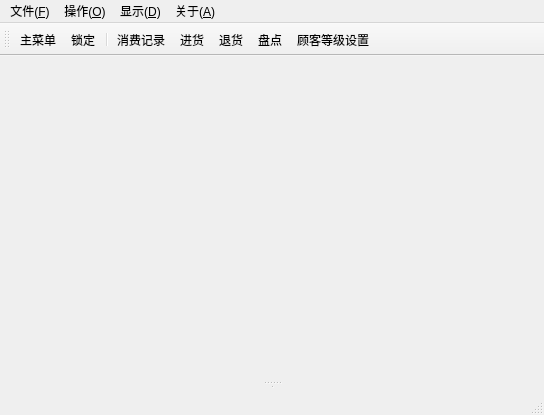
<?xml version="1.0" encoding="UTF-8"?>
<ui version="4.0">
 <class>StockWindowClass</class>
 <widget class="QMainWindow" name="StockWindowClass">
  <property name="windowModality">
   <enum>Qt::WindowModal</enum>
  </property>
  <property name="geometry">
   <rect>
    <x>0</x>
    <y>0</y>
    <width>544</width>
    <height>415</height>
   </rect>
  </property>
  <property name="windowTitle">
   <string>库存管理</string>
  </property>
  <property name="windowIcon">
   <iconset resource="../Cosmetic/Cosmetic.qrc">
    <normaloff>:/stock/stock</normaloff>:/stock/stock</iconset>
  </property>
  <property name="toolButtonStyle">
   <enum>Qt::ToolButtonIconOnly</enum>
  </property>
  <property name="unifiedTitleAndToolBarOnMac">
   <bool>false</bool>
  </property>
  <widget class="QWidget" name="centralwidget">
   <layout class="QVBoxLayout" name="verticalLayout">
    <property name="spacing">
     <number>2</number>
    </property>
    <property name="leftMargin">
     <number>5</number>
    </property>
    <property name="topMargin">
     <number>4</number>
    </property>
    <property name="rightMargin">
     <number>5</number>
    </property>
    <property name="bottomMargin">
     <number>4</number>
    </property>
    <item>
     <widget class="QSplitter" name="splitter_2">
      <property name="orientation">
       <enum>Qt::Vertical</enum>
      </property>
      <widget class="CommodityView" name="commodityList" native="true"/>
      <widget class="QSplitter" name="splitter">
       <property name="orientation">
        <enum>Qt::Horizontal</enum>
       </property>
       <widget class="StockingView" name="StockingList" native="true"/>
       <widget class="InventoryView" name="inventoryList" native="true"/>
      </widget>
     </widget>
    </item>
   </layout>
  </widget>
  <widget class="QMenuBar" name="menubar">
   <property name="geometry">
    <rect>
     <x>0</x>
     <y>0</y>
     <width>544</width>
     <height>27</height>
    </rect>
   </property>
   <widget class="QMenu" name="menuFile">
    <property name="title">
     <string>文件(&amp;F)</string>
    </property>
    <addaction name="actionMenu"/>
    <addaction name="actionLock"/>
    <addaction name="actionLogOff"/>
    <addaction name="actionExit"/>
   </widget>
   <widget class="QMenu" name="menuSetting">
    <property name="title">
     <string>操作(&amp;O)</string>
    </property>
    <addaction name="actionQuery"/>
    <addaction name="actionAdd"/>
    <addaction name="actionInventory"/>
    <addaction name="actionRemove"/>
    <addaction name="actionLevelSetting"/>
   </widget>
   <widget class="QMenu" name="menuDisplay">
    <property name="title">
     <string>显示(&amp;D)</string>
    </property>
    <addaction name="actionToolBar"/>
    <addaction name="actionSmallIcon"/>
    <addaction name="actionTextLabel"/>
   </widget>
   <widget class="QMenu" name="menuAbout">
    <property name="title">
     <string>关于(&amp;A)</string>
    </property>
    <addaction name="actionAboutCosmetic"/>
   </widget>
   <addaction name="menuFile"/>
   <addaction name="menuSetting"/>
   <addaction name="menuDisplay"/>
   <addaction name="menuAbout"/>
  </widget>
  <widget class="QStatusBar" name="statusbar"/>
  <widget class="QToolBar" name="toolBar">
   <property name="windowTitle">
    <string>toolBar</string>
   </property>
   <property name="iconSize">
    <size>
     <width>48</width>
     <height>48</height>
    </size>
   </property>
   <attribute name="toolBarArea">
    <enum>TopToolBarArea</enum>
   </attribute>
   <attribute name="toolBarBreak">
    <bool>false</bool>
   </attribute>
   <addaction name="actionMenu"/>
   <addaction name="actionLock"/>
   <addaction name="separator"/>
   <addaction name="actionQuery"/>
   <addaction name="actionAdd"/>
   <addaction name="actionRemove"/>
   <addaction name="actionInventory"/>
   <addaction name="actionLevelSetting"/>
  </widget>
  <action name="actionMenu">
   <property name="icon">
    <iconset resource="../Cosmetic/Cosmetic.qrc">
     <normaloff>:/common/Resources/mainmenu.png</normaloff>:/common/Resources/mainmenu.png</iconset>
   </property>
   <property name="text">
    <string>主菜单</string>
   </property>
   <property name="toolTip">
    <string>打开主菜单</string>
   </property>
   <property name="statusTip">
    <string>打开主菜单</string>
   </property>
  </action>
  <action name="actionLogOff">
   <property name="icon">
    <iconset resource="../Cosmetic/Cosmetic.qrc">
     <normaloff>:/common/logoff</normaloff>:/common/logoff</iconset>
   </property>
   <property name="text">
    <string>注销</string>
   </property>
   <property name="toolTip">
    <string>注销当前登录用户</string>
   </property>
  </action>
  <action name="actionExit">
   <property name="icon">
    <iconset resource="../Cosmetic/Cosmetic.qrc">
     <normaloff>:/common/quit</normaloff>:/common/quit</iconset>
   </property>
   <property name="text">
    <string>退出</string>
   </property>
   <property name="toolTip">
    <string>退出科思美系统</string>
   </property>
   <property name="statusTip">
    <string>退出科思美系统</string>
   </property>
  </action>
  <action name="actionLock">
   <property name="icon">
    <iconset resource="../Cosmetic/Cosmetic.qrc">
     <normaloff>:/common/lock</normaloff>:/common/lock</iconset>
   </property>
   <property name="text">
    <string>锁定</string>
   </property>
   <property name="toolTip">
    <string>使用当前登录用户锁定系统</string>
   </property>
   <property name="statusTip">
    <string>使用当前登录用户锁定系统</string>
   </property>
  </action>
  <action name="actionAdd">
   <property name="icon">
    <iconset resource="../Cosmetic/Cosmetic.qrc">
     <normaloff>:/common/Resources/add_color.png</normaloff>:/common/Resources/add_color.png</iconset>
   </property>
   <property name="text">
    <string>进货</string>
   </property>
   <property name="toolTip">
    <string>购进选定商品</string>
   </property>
   <property name="statusTip">
    <string>购进选定商品</string>
   </property>
  </action>
  <action name="actionInventory">
   <property name="icon">
    <iconset resource="../Cosmetic/Cosmetic.qrc">
     <normaloff>:/common/Resources/edit.png</normaloff>:/common/Resources/edit.png</iconset>
   </property>
   <property name="text">
    <string>盘点</string>
   </property>
   <property name="toolTip">
    <string>盘点选定商品</string>
   </property>
   <property name="statusTip">
    <string>盘点选定商品</string>
   </property>
  </action>
  <action name="actionRemove">
   <property name="icon">
    <iconset resource="../Cosmetic/Cosmetic.qrc">
     <normaloff>:/common/Resources/substract_color.png</normaloff>:/common/Resources/substract_color.png</iconset>
   </property>
   <property name="text">
    <string>退货</string>
   </property>
   <property name="toolTip">
    <string>退掉选定商品</string>
   </property>
   <property name="statusTip">
    <string>退掉选定商品</string>
   </property>
  </action>
  <action name="actionQuery">
   <property name="icon">
    <iconset resource="../Cosmetic/Cosmetic.qrc">
     <normaloff>:/customer/records</normaloff>:/customer/records</iconset>
   </property>
   <property name="text">
    <string>消费记录</string>
   </property>
   <property name="toolTip">
    <string>查询选定顾客的消费记录</string>
   </property>
   <property name="statusTip">
    <string>查询选定顾客的消费记录</string>
   </property>
  </action>
  <action name="actionSmallIcon">
   <property name="checkable">
    <bool>true</bool>
   </property>
   <property name="text">
    <string>小图标</string>
   </property>
   <property name="toolTip">
    <string>工具栏显示小图标</string>
   </property>
   <property name="statusTip">
    <string>工具栏显示小图标</string>
   </property>
  </action>
  <action name="actionTextLabel">
   <property name="checkable">
    <bool>true</bool>
   </property>
   <property name="text">
    <string>文字标签</string>
   </property>
   <property name="toolTip">
    <string>工具栏显示文字标签</string>
   </property>
   <property name="statusTip">
    <string>工具栏显示文字标签</string>
   </property>
  </action>
  <action name="actionToolBar">
   <property name="checkable">
    <bool>true</bool>
   </property>
   <property name="checked">
    <bool>true</bool>
   </property>
   <property name="text">
    <string>工具栏</string>
   </property>
   <property name="toolTip">
    <string>显示/隐藏工具栏</string>
   </property>
   <property name="statusTip">
    <string>显示/隐藏工具栏</string>
   </property>
  </action>
  <action name="actionLevelSetting">
   <property name="icon">
    <iconset resource="../Cosmetic/Cosmetic.qrc">
     <normaloff>:/customer/customer</normaloff>:/customer/customer</iconset>
   </property>
   <property name="text">
    <string>顾客等级设置</string>
   </property>
   <property name="toolTip">
    <string>修改顾客等级的相关信息</string>
   </property>
   <property name="statusTip">
    <string>修改顾客等级的相关信息</string>
   </property>
  </action>
  <action name="actionAboutCosmetic">
   <property name="icon">
    <iconset resource="../Cosmetic/Cosmetic.qrc">
     <normaloff>:/common/Resources/cosmetic.png</normaloff>:/common/Resources/cosmetic.png</iconset>
   </property>
   <property name="text">
    <string>关于科思美</string>
   </property>
   <property name="toolTip">
    <string>关于科思美系统</string>
   </property>
   <property name="statusTip">
    <string>关于科思美系统</string>
   </property>
  </action>
 </widget>
 <customwidgets>
  <customwidget>
   <class>CommodityView</class>
   <extends>QWidget</extends>
   <header>CommodityView.h</header>
   <container>1</container>
  </customwidget>
  <customwidget>
   <class>InventoryView</class>
   <extends>QWidget</extends>
   <header>InventoryView.h</header>
   <container>1</container>
  </customwidget>
  <customwidget>
   <class>StockingView</class>
   <extends>QWidget</extends>
   <header>StockingView.h</header>
   <container>1</container>
  </customwidget>
 </customwidgets>
 <resources>
  <include location="../Cosmetic/Cosmetic.qrc"/>
 </resources>
 <connections>
  <connection>
   <sender>menubar</sender>
   <signal>triggered(QAction*)</signal>
   <receiver>StockWindowClass</receiver>
   <slot>dealAction(QAction*)</slot>
   <hints>
    <hint type="sourcelabel">
     <x>161</x>
     <y>13</y>
    </hint>
    <hint type="destinationlabel">
     <x>-21</x>
     <y>252</y>
    </hint>
   </hints>
  </connection>
 </connections>
 <slots>
  <slot>dealAction(QAction*)</slot>
 </slots>
</ui>
